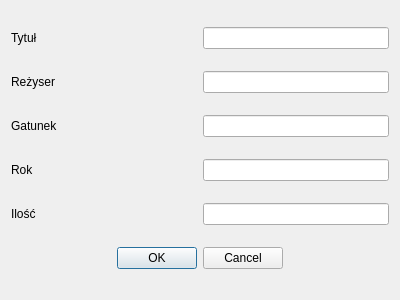
<?xml version="1.0" encoding="UTF-8"?>
<ui version="4.0">
 <class>addMovieDialog</class>
 <widget class="QDialog" name="addMovieDialog">
  <property name="geometry">
   <rect>
    <x>0</x>
    <y>0</y>
    <width>400</width>
    <height>300</height>
   </rect>
  </property>
  <property name="windowTitle">
   <string>Dialog</string>
  </property>
  <layout class="QVBoxLayout" name="verticalLayout">
   <item>
    <layout class="QHBoxLayout" name="horizontalLayout">
     <item>
      <widget class="QLabel" name="label">
       <property name="text">
        <string>Tytuł</string>
       </property>
      </widget>
     </item>
     <item>
      <widget class="QLineEdit" name="titleMovieEdit">
       <property name="sizePolicy">
        <sizepolicy hsizetype="Preferred" vsizetype="Fixed">
         <horstretch>0</horstretch>
         <verstretch>0</verstretch>
        </sizepolicy>
       </property>
      </widget>
     </item>
    </layout>
   </item>
   <item>
    <layout class="QHBoxLayout" name="horizontalLayout_2">
     <item>
      <widget class="QLabel" name="label_2">
       <property name="text">
        <string>Reżyser</string>
       </property>
      </widget>
     </item>
     <item>
      <widget class="QLineEdit" name="directorMovieEdit">
       <property name="sizePolicy">
        <sizepolicy hsizetype="Preferred" vsizetype="Fixed">
         <horstretch>0</horstretch>
         <verstretch>0</verstretch>
        </sizepolicy>
       </property>
      </widget>
     </item>
    </layout>
   </item>
   <item>
    <layout class="QHBoxLayout" name="horizontalLayout_3">
     <item>
      <widget class="QLabel" name="label_3">
       <property name="text">
        <string>Gatunek</string>
       </property>
      </widget>
     </item>
     <item>
      <widget class="QLineEdit" name="genreMovieEdit">
       <property name="sizePolicy">
        <sizepolicy hsizetype="Preferred" vsizetype="Fixed">
         <horstretch>0</horstretch>
         <verstretch>0</verstretch>
        </sizepolicy>
       </property>
      </widget>
     </item>
    </layout>
   </item>
   <item>
    <layout class="QHBoxLayout" name="horizontalLayout_4">
     <item>
      <widget class="QLabel" name="label_4">
       <property name="text">
        <string>Rok</string>
       </property>
      </widget>
     </item>
     <item>
      <widget class="QLineEdit" name="yearMovieEdit">
       <property name="sizePolicy">
        <sizepolicy hsizetype="Preferred" vsizetype="Fixed">
         <horstretch>0</horstretch>
         <verstretch>0</verstretch>
        </sizepolicy>
       </property>
      </widget>
     </item>
    </layout>
   </item>
   <item>
    <layout class="QHBoxLayout" name="horizontalLayout_5">
     <item>
      <widget class="QLabel" name="label_5">
       <property name="text">
        <string>Ilość</string>
       </property>
      </widget>
     </item>
     <item>
      <widget class="QLineEdit" name="countMovieEdit">
       <property name="sizePolicy">
        <sizepolicy hsizetype="Preferred" vsizetype="Fixed">
         <horstretch>0</horstretch>
         <verstretch>0</verstretch>
        </sizepolicy>
       </property>
      </widget>
     </item>
    </layout>
   </item>
   <item>
    <widget class="QDialogButtonBox" name="buttonBox">
     <property name="standardButtons">
      <set>QDialogButtonBox::Cancel|QDialogButtonBox::Ok</set>
     </property>
     <property name="centerButtons">
      <bool>true</bool>
     </property>
    </widget>
   </item>
  </layout>
 </widget>
 <resources/>
 <connections/>
</ui>
